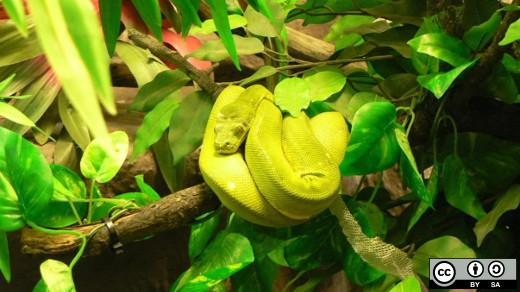
#> input picture TP6/life-python.jpg, 520 x 292 px
$ python TP6Scipy.py
#> lines starting #> are read from the running program, lines starting #| are printed output that depends on the picture
import numpy as np
from scipy import interpolate
import matplotlib.pyplot as plt
from PIL import Image


def image_read1():
    image = Image.open('life-python.jpg')
#> image is the input picture: PIL image 520x292 RGB; mean R, G, B 95, 116.5, 25.6
    image = image.resize((40, 128))
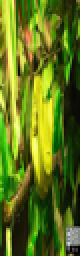
#> image: PIL image 40x128 RGB (shown 2 times larger); mean R, G, B 95, 116.5, 25.6
    plt.imshow(image)
    plt.show()


def image_read2():
    image = Image.open('life-python.jpg')
    plt.imshow(image)
    plt.show()


def q4():
    # x1: generate a set of points, there are 20 points evenly distributed from 0 to 20
    x1 = np.linspace(0, 20, num=20, endpoint=True)
    # Apply a function on x1 to create a graph
    y1 = np.sin(x1 ** 3 + 2 * x1)

    # Create a curve rounded the intermediate values to the nearest net
    f1 = interpolate.interp1d(x1, y1, kind='nearest')
    # Create a curve which approximates the intermediate values
    f2 = interpolate.interp1d(x1, y1, kind='cubic')

    # x2: New set of values where we want to approximate the values
    x2 = np.linspace(0, 20, num=100, endpoint=True)

    # Draw graph by plot
    plt.plot(x1, y1, 'x', x2, f1(x2), '-', x2, f2(x2), '--')
    plt.legend(['data', 'nearest', 'cubic'])
    plt.show()


if __name__ == '__main__':
    image_read1()
